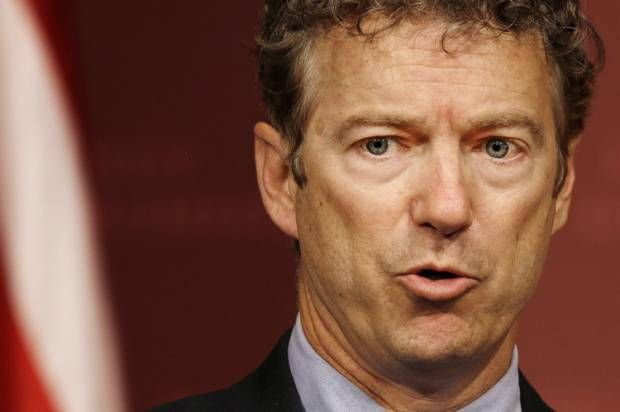
//> input picture SilenceImages/54d25efcb3e8d.jpg, 620 x 412 px
$ ./DetectSilence ../SilenceImages/   (built with g++ and OpenCV 4)
//> lines starting //> are read from the running program, lines starting //| are printed output that depends on the picture; after the words box and inside, x2 and y2 are one past the last pixel; in counts of white or black regions, pixels touching at a corner belong together
//> in runonFolder, img is the input picture: 412 rows x 620 cols, CV_8UC3; mean B, G, R 66.1, 83.4, 126.4
#include "opencv2/highgui.hpp"
#include "opencv2/objdetect/objdetect.hpp"
#include "opencv2/imgproc/imgproc.hpp"

#include <iostream>
#include <stdio.h>
#include "dirent.h"

using namespace std;
using namespace cv;


/*
   The cascade classifiers that come with opencv are kept in the
   following folder: bulid/etc/haarscascades
   Set OPENCV_ROOT to the location of opencv in your system
*/
string OPENCV_ROOT = "C:/opencv/";
string cascades = OPENCV_ROOT + "build/etc/haarcascades/";
string FACES_CASCADE_NAME = cascades + "haarcascade_frontalface_alt.xml";

/*  The mouth cascade is assumed to be in the local folder */
string MOUTH_CASCADE_NAME = "Mouth.xml";


void drawEllipse(Mat frame, const Rect rect, int r, int g, int b) {
  int width2 = rect.width/2;
     int height2 = rect.height/2;
     Point center(rect.x + width2, rect.y + height2);
     ellipse(frame, center, Size(width2, height2), 0, 0, 360,
	     Scalar(r, g, b), 2, 8, 0 );
}


bool detectSilence(Mat frame, Point location, Mat ROI, CascadeClassifier cascade)
{
  // frame,location are used only for drawing the detected mouths
    vector<Rect> mouths;
    cascade.detectMultiScale(ROI, mouths, 1.1, 3, 0, Size(20, 20));

    int nmouths = (int)mouths.size();
    for( int i = 0; i < nmouths ; i++ ) {
      Rect mouth_i = mouths[i];
      drawEllipse(frame, mouth_i + location, 255, 255, 0);
    }
    return(nmouths == 0);
}

// you need to rewrite this function
int detect(Mat frame,
	   CascadeClassifier cascade_face, CascadeClassifier cascade_mouth) {
  Mat frame_gray;
  vector<Rect> faces;

  cvtColor(frame, frame_gray, CV_BGR2GRAY);
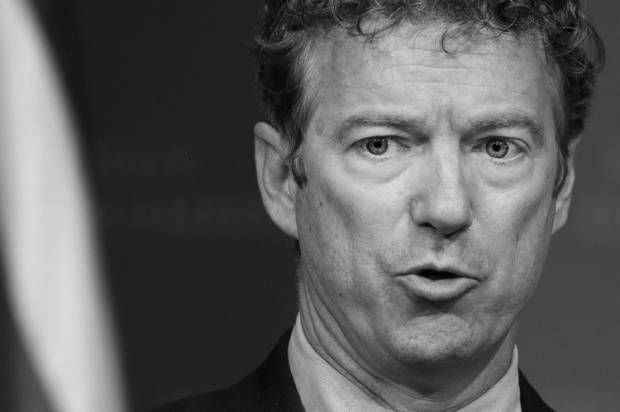
//> frame_gray: 412 rows x 620 cols, CV_8UC1; min 1, max 219, mean 94.3

//  equalizeHist(frame_gray, frame_gray); // input, outuput
//  medianBlur(frame_gray, frame_gray, 5); // input, output, neighborhood_size
//  blur(frame_gray, frame_gray, Size(5,5), Point(-1,-1));
/*  input,output,neighborood_size,center_location (neg means - true center) */


  cascade_face.detectMultiScale(frame_gray, faces,
			   1.1, 3, 0|CV_HAAR_SCALE_IMAGE, Size(30, 30));
//> faces = 1 Rect (x, y, width, height): [297, 33, 288, 288]

  /* frame_gray - the input image
     faces - the output detections.
     1.1 - scale factor for increasing/decreasing image or pattern resolution
     3 - minNeighbors.
         larger (4) would be more selective in determining detection
	 smaller (2,1) less selective in determining detection
	 0 - return all detections.
     0|CV_HAAR_SCALE_IMAGE - flags. This flag means scale image to match pattern
     Size(30, 30)) - size in pixels of smallest allowed detection
  */

  int detected = 0;

  int nfaces = (int)faces.size();
//> nfaces = 1
  for( int i = 0; i < nfaces ; i++ ) {
    Rect face = faces[i];
    drawEllipse(frame, face, 255, 0, 255);
    int x1 = face.x;
    int y1 = face.y + face.height/2;
    Rect lower_face =  Rect(x1, y1, face.width, face.height/2);
    drawEllipse(frame, lower_face, 100, 0, 255);
    Mat lower_faceROI = frame_gray(lower_face);
    if(detectSilence(frame, Point(x1, y1), lower_faceROI, cascade_mouth)) {
      drawEllipse(frame, face, 0, 255, 0);
      detected++;
    }
  }
//> this loop made 1 pass
//> (face, width2 in drawEllipse, height2 in drawEllipse, center in drawEllipse, x1, y1, lower_face, width2 in drawEllipse (second call)) on pass 1: (Rect(297, 33, 288, 288), 144, 144, Point(441, 177), 297, 177, Rect(297, 177, 288, 144), 144)
//> pass 1, in detect, `drawEllipse(frame, face, 255, 0, 255);`:
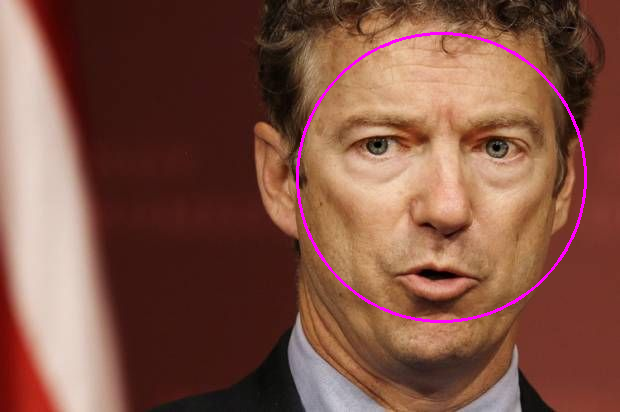
//> frame: 412 rows x 620 cols, CV_8UC3; 1.04% of pixels changed, all inside (x1, y1, x2, y2) = (296, 32, 587, 323)
//> pass 1, in detect, `drawEllipse(frame, lower_face, 100, 0, 255);`:
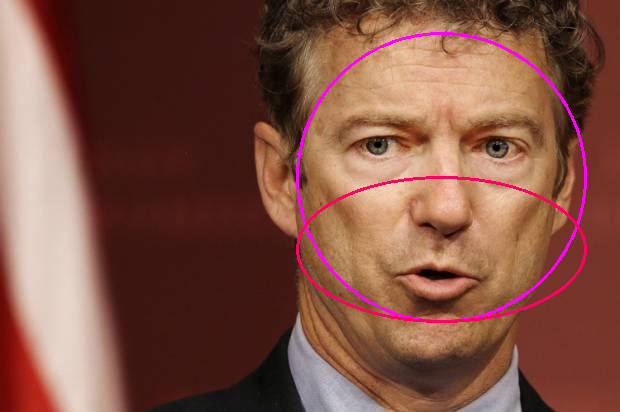
//> frame: 412 rows x 620 cols, CV_8UC3; 0.81% of pixels changed, all inside (x1, y1, x2, y2) = (296, 176, 587, 323)
//> pass 1, in detect, `Mat lower_faceROI = frame_gray(lower_face);`:
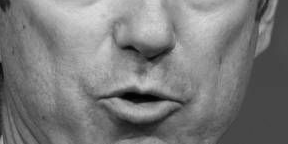
//> lower_faceROI: 144 rows x 288 cols, CV_8UC1; min 1, max 219, mean 122
//> after the loop:
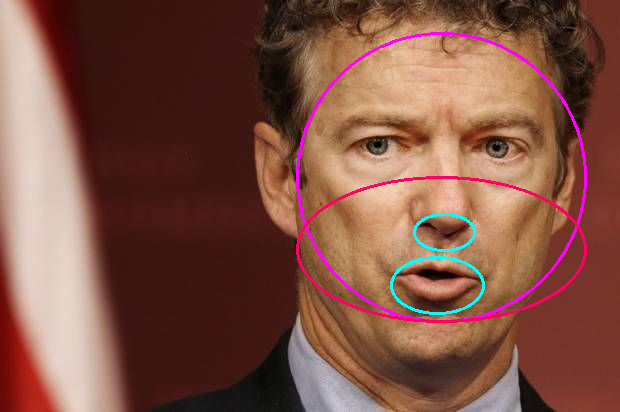
//> frame: 412 rows x 620 cols, CV_8UC3; 0.46% of pixels changed, all inside (x1, y1, x2, y2) = (390, 213, 485, 315)
//> after the loop, detected = 0
  return(detected);
}

int runonFolder(const CascadeClassifier cascade1,
		const CascadeClassifier cascade2,
		string folder) {
  if(folder.at(folder.length()-1) != '/') folder += '/';
  DIR *dir = opendir(folder.c_str());
  if(dir == NULL) {
      cerr << "Can't open folder " << folder << endl;
      exit(1);
    }
  bool finish = false;
  string windowName;
  struct dirent *entry;
  int detections = 0;
  while (!finish && (entry = readdir(dir)) != NULL) {
    char *name = entry->d_name;
    string dname = folder + name;
    Mat img = imread(dname.c_str(), CV_LOAD_IMAGE_UNCHANGED);
    if(!img.empty()) {
      int d = detect(img, cascade1, cascade2);
//> d = 0
      cerr << d << " detections" << endl;
      detections += d;
//> detections = 0
      if(!windowName.empty()) destroyWindow(windowName);
      windowName = name;
      namedWindow(windowName.c_str(),CV_WINDOW_AUTOSIZE);
      imshow(windowName.c_str(), img);
      int key = cvWaitKey(0); // Wait for a keystroke
//> the Esc key is pressed
      switch(key) {
      case 27 : // <Esc>
	finish = true; break;
      default :
	break;
      }
    } // if image is available
  }
//> after the loop, detections = 0
  closedir(dir);
  return(detections);
}

void runonVideo(const CascadeClassifier cascade1,
		const CascadeClassifier cascade2) {
  VideoCapture videocapture(0);
  if(!videocapture.isOpened()) {
    cerr <<  "Can't open default video camera" << endl ;
    exit(1);
  }
  string windowName = "Live Video";
  namedWindow("video", CV_WINDOW_AUTOSIZE);
  Mat frame;
  bool finish = false;
  while(!finish) {
    if(!videocapture.read(frame)) {
      cout <<  "Can't capture frame" << endl ;
      break;
    }
    detect(frame, cascade1, cascade2);
    imshow("video", frame);
    if(cvWaitKey(30) >= 0) finish = true;
  }
}

int main(int argc, char** argv) {
  if(argc != 1 && argc != 2) {
    cerr << argv[0] << ": "
	 << "got " << argc-1
	 << " arguments. Expecting 0 or 1 : [image-folder]"
	 << endl;
    return(-1);
  }

  string foldername = (argc == 1) ? "" : argv[1];
  CascadeClassifier faces_cascade, mouth_cascade;

  if(
     !faces_cascade.load(FACES_CASCADE_NAME)
     || !mouth_cascade.load(MOUTH_CASCADE_NAME)) {
    cerr << FACES_CASCADE_NAME << " or " << MOUTH_CASCADE_NAME
	 << " are not in a proper cascade format" << endl;
    return(-1);
  }

  int detections = 0;
  if(argc == 2) {
    detections = runonFolder(faces_cascade, mouth_cascade, foldername);
//> detections = 0
    cout << "Total of " << detections << " detections" << endl;
//| Total of 0 detections
  }
  else runonVideo(faces_cascade, mouth_cascade);

  return(0);
}
